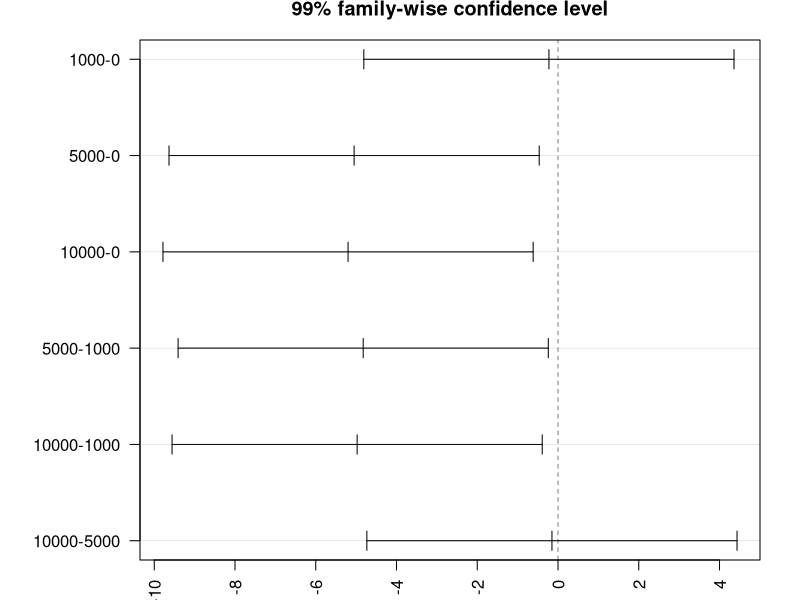

This figure's R source:
data <- data.frame(Nematodes = factor(c(0, 0, 0, 0,
                                             1000, 1000, 1000, 1000,
                                             5000, 5000, 5000, 5000,
                                             10000, 10000, 10000, 10000)),
                  SeedlingGrowth = c(10.8, 9.1, 13.5, 9.2,
                                     11.1, 11.1, 8.2, 11.3,
                                     5.4, 4.6, 7.4, 5.0,
                                     5.8, 5.3, 3.2, 7.5))
summary(data)
#part a
aov.fit <- aov(SeedlingGrowth~Nematodes, data=data)
summary(aov.fit)

#part b
TukeyHSD(aov.fit)
par(mar=c(2, 7, 2, 2))
plot(TukeyHSD(aov.fit, conf.level=0.99), las=2) 

#part c
TukeyHSD(aov.fit)
